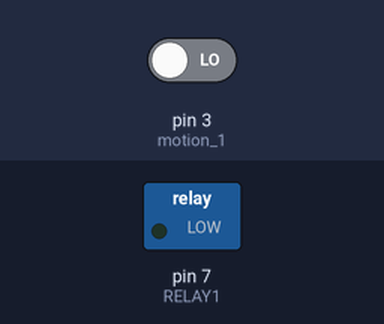
Bench run of a sketch on a simulated Arduino Uno, built with avr-gcc and run on an emulated ATmega328P. Shown: switched loads named in the sketch (green lamp = pin HIGH). Inputs (shaded band) come from the test bench; at power-on: pin 3 (motion_1) LOW.

Above: at 1.8 s.
1.9 s: pin 3 (motion_1) driven HIGH
At 3.2 s:
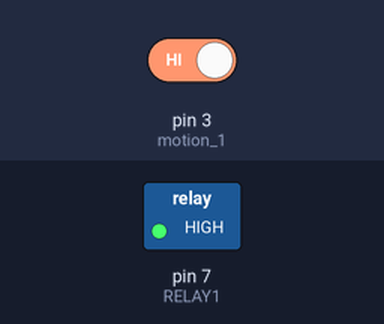
Timing chart, 0 to 4.9 s (numbered marks = the images above; inputs shaded):
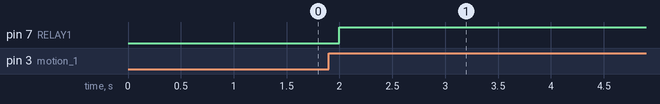

Measured:
- after the input at 1.9 s, pin 7 (RELAY1): LOW → HIGH after 0.10 s

The sketch:

F8QPPEZHTVICTWO.ino
```cpp
#define RELAY1  7
int motion_1 = 3;

void setup()

{


Serial.begin(9600);
  pinMode(RELAY1, OUTPUT);
  pinMode (motion_1,INPUT);

}

  void loop()

{
    //digitalWrite(RELAY1,1);  // 0-OFF 1-ON
   //digitalWrite(RELAY1,0);           // Turns ON Relays 1
   //Serial.println("Light ON");
   //delay(2000);                                      // Wait 2 seconds

   //digitalWrite(RELAY1,1);          // Turns Relay Off
   //Serial.println("Light OFF");
   //delay(2000);
  //digitalWrite (light_1,LOW);
  //delay(1000); //this delay is to let the sensor settle down before taking a reading
  int sensor_1 = digitalRead(motion_1);
  //if (sensor_1 == LOW)
  //{
  //  digitalWrite(RELAY1,0);
  //  //delay(500);
  //}
  if (sensor_1 == HIGH)
  {
    digitalWrite(RELAY1,1);
    delay(50000);
  }

  int sensor_2 = digitalRead(motion_1);
  if (sensor_1 == 0)
  {
    digitalWrite(RELAY1,0);
    delay(1000);
  }
}
```
